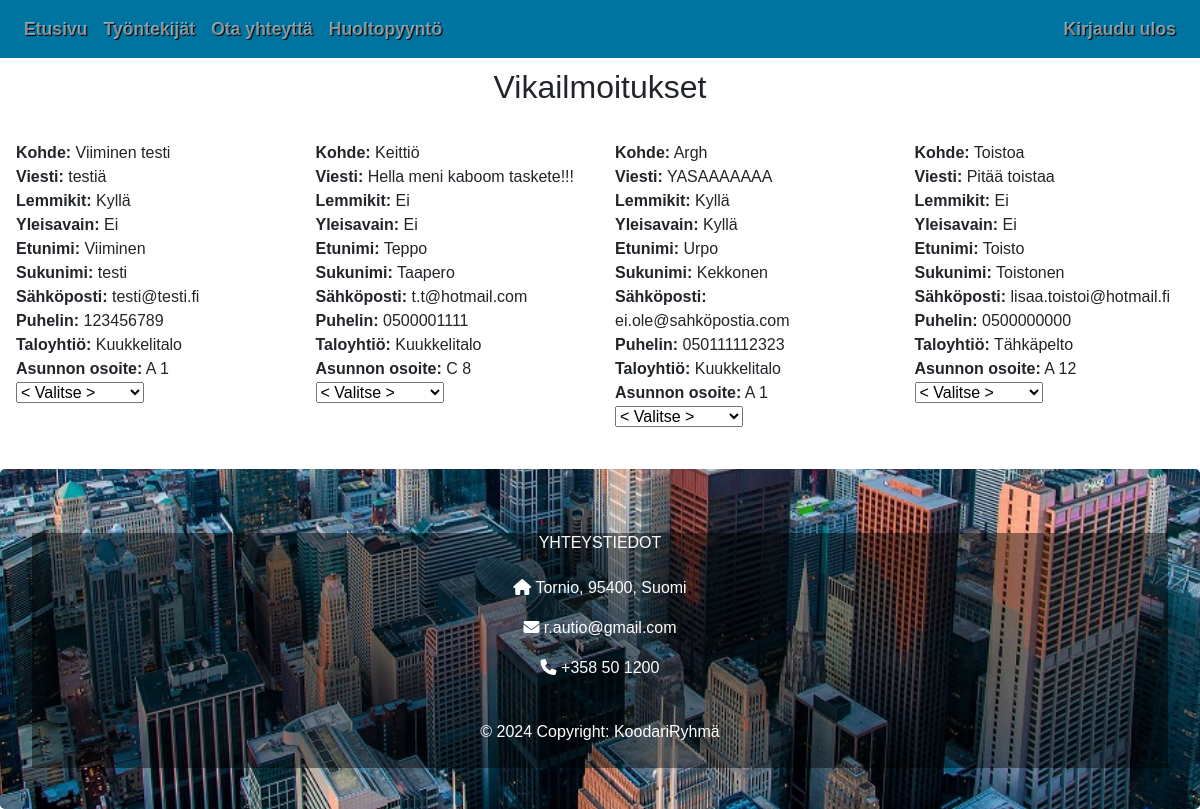
Page /ilmoituslistaus.php (signed in) on the committed database.
### tables this page shows
CREATE TABLE `vikailmoitus` (
  `vikaID` int(11) NOT NULL,
  `kohde` varchar(50) NOT NULL,
  `viesti` varchar(500) NOT NULL,
  `lemmikit` tinyint(20) NOT NULL,
  `yleisavain` tinyint(20) NOT NULL,
  `lahetetty` timestamp NOT NULL DEFAULT current_timestamp(),
  `etunimi` varchar(50) NOT NULL,
  `sukunimi` varchar(50) NOT NULL,
  `sposti` varchar(50) NOT NULL,
  `puhelin` varchar(50) NOT NULL,
  `taloyhtioID` int(11) NOT NULL,
  `asuntoID` int(11) NOT NULL
);

CREATE TABLE `taloyhtio` (
  `taloyhtioID` int(11) NOT NULL,
  `osoite` varchar(50) NOT NULL,
  `tilat` varchar(500) NOT NULL,
  `nimi` varchar(50) NOT NULL,
  `kaupunki` varchar(50) NOT NULL,
  `postinro` varchar(10) NOT NULL,
  `isannoitsijaID` int(11) NOT NULL
);

CREATE TABLE `asunnot` (
  `asuntoID` int(11) NOT NULL,
  `huoneisto` varchar(50) DEFAULT NULL,
  `taloyhtioID` int(11) NOT NULL
);

### ilmoituslistaus.php (the view, shortened to what this page needs)
<!DOCTYPE html>
<html lang="en">
<head>
  <link rel="stylesheet" href="https://cdn.jsdelivr.net/npm/bootstrap@4.6.2/dist/css/bootstrap.min.css">
  <link rel="stylesheet" href="css/tyyli.css">
</head>
<body>
<nav class="navbar navbar-dark sticky-top navbar-expand-lg" data-mdb-theme="light">
  <div class="collapse navbar-collapse" id="navbarSupportedContent">
    <ul class="navbar-nav mr-auto">
      <li class="nav-item">
        <a class="nav-link" href="index.php">Etusivu</a>
      </li>
      <li class="nav-item">
        <a class="nav-link" href="tyontekijat.php">Työntekijät</a>
      </li>
      <li class="nav-item">
        <a class="nav-link" href="yhteydenotto.php">Ota yhteyttä</a>
      </li>
      <?php
    if(isset($_SESSION['kayttajaID'])) {
      echo '<li class="nav-item">
        <a class="nav-link" href="vika.php">Huoltopyyntö</a>
      </li>';
  }
?>
    </ul>
    <ul class="navbar-nav">
<?php
    if(isset($_SESSION['kayttajaID'])) {
        echo '<a class="nav-link" href="kirjaudu_ulos.php">Kirjaudu ulos</a>';
    } else {
      echo '<li class="nav-item">
      <a class="nav-link login-button" href="#" id="login-button" role="button" aria-haspopup="true" aria-expanded="false">
        Kirjaudu
      </a>
    </li>';
    }
?>
    </ul>
  </div>
</nav>
<?php
include 'php/conn.php';
try {
    $sql = "SELECT v.*, t.nimi AS taloyhtio_nimi, a.huoneisto AS asunnon_osoite
            FROM vikailmoitus v
            JOIN taloyhtio t ON v.taloyhtioID = t.taloyhtioID
            JOIN asunnot a ON v.asuntoID = a.asuntoID";
    $stmt = $yhteys->query($sql);
    $entries = $stmt->fetchAll(PDO::FETCH_ASSOC);
} catch (PDOException $e) {
    echo "Virhe haettaessa vikailmoituksia: " . $e->getMessage();
}
?>
<!DOCTYPE html>
<html>
<head>
</head>
<body>
<h2 class="vikah2">Vikailmoitukset</h2>
<div class="container-fluid p-3">
<?php if (isset($entries) && !empty($entries)) : ?>
    <div class="row">
        <?php foreach ($entries as $entry) : ?>
            <div class="col-md-3">
                <strong>Kohde:</strong> <?php echo $entry['kohde']; ?><br>
                <strong>Viesti:</strong> <?php echo $entry['viesti']; ?><br>
                <strong>Lemmikit:</strong> <?php echo $entry['lemmikit'] ? 'Kyllä' : 'Ei'; ?><br>
                <strong>Yleisavain:</strong> <?php echo $entry['yleisavain'] ? 'Kyllä' : 'Ei'; ?><br>
                <strong>Etunimi:</strong> <?php echo $entry['etunimi']; ?><br>
                <strong>Sukunimi:</strong> <?php echo $entry['sukunimi']; ?><br>
                <strong>Sähköposti:</strong> <?php echo $entry['sposti']; ?><br>
                <strong>Puhelin:</strong> <?php echo $entry['puhelin']; ?><br>
                <strong>Taloyhtiö:</strong> <?php echo $entry['taloyhtio_nimi']; ?><br>
                <strong>Asunnon osoite:</strong> <?php echo $entry['asunnon_osoite']; ?><br>
                <select id="tyontekija" name="tyontekija">
                  <option value="">< Valitse ></option>
                </select><br><br>
            </div>
        <?php endforeach; ?>
      </div>
<?php else : ?>
    <p>Ei vikailmoituksia.</p>
<?php endif; ?>
</div>
<footer class="jumbotron footer col-sm-12">
  <div class="col-lg-12 col-md-12 col-sm-12 footerBox">
  <section class="">
        <div class="col-md-4 col-lg-3 col-xl-3 mx-auto mb-md-0 mb-4">
          <h6 class="text-uppercase fw-bold mb-4">Yhteystiedot</h6>
          <p><i class="fas fa-home me-3"></i> Tornio, 95400, Suomi</p>
          <p>
            <i class="fas fa-envelope me-3"></i>
            r.autio@gmail.com
          </p>
          <p><i class="fas fa-phone me-3"></i> +358 50 1200</p>
        </div>
  </section>
    <div class="p-4">
      © 2024 Copyright: KoodariRyhmä
    </div>
  </div>
</footer>
</body>
</html>

### css/tyyli.css (style rules this page uses)
body { height: 100%; font-family: 'Montserrat', sans-serif !important; }
.jumbotron { text-align: center; background: url('../img/city-view.jpg') top center fixed; background-size: cover; color: white; height: 340px; }
.navbar { font-weight: bold; font-size: 1.1em; text-shadow: 1px 1px 1px black; background-color: #0074a1; }
.footer { margin-bottom: 0; color: white; }
.footerBox { background-color: rgba(0, 0, 0, 0.432); }
ul { list-style-type: none; }
.vikah2 { text-align: center; padding: 10px; }

### rows in the picture
vikailmoitus: kohde "Viiminen testi", viesti "testiä", lemmikit "Kyllä", yleisavain "Ei", etunimi "Viiminen", sukunimi "testi", sposti "testi@testi.fi", puhelin "123456789", taloyhtioID.nimi "Kuukkelitalo", asuntoID.huoneisto "A 1"
vikailmoitus: kohde "Keittiö", viesti "Hella meni kaboom taskete!!!", lemmikit "Ei", yleisavain "Ei", etunimi "Teppo", sukunimi "Taapero", sposti "t.t@hotmail.com", puhelin "0500001111", taloyhtioID.nimi "Kuukkelitalo", asuntoID.huoneisto "C 8"
vikailmoitus: kohde "Argh", viesti "YASAAAAAAA", lemmikit "Kyllä", yleisavain "Kyllä", etunimi "Urpo", sukunimi "Kekkonen", sposti "ei.ole@sahköpostia.com", puhelin "050111112323", taloyhtioID.nimi "Kuukkelitalo", asuntoID.huoneisto "A 1"
vikailmoitus: kohde "Toistoa", viesti "Pitää toistaa", lemmikit "Ei", yleisavain "Ei", etunimi "Toisto", sukunimi "Toistonen", sposti "lisaa.toistoi@hotmail.fi", puhelin "0500000000", taloyhtioID.nimi "Tähkäpelto", asuntoID.huoneisto "A 12"
